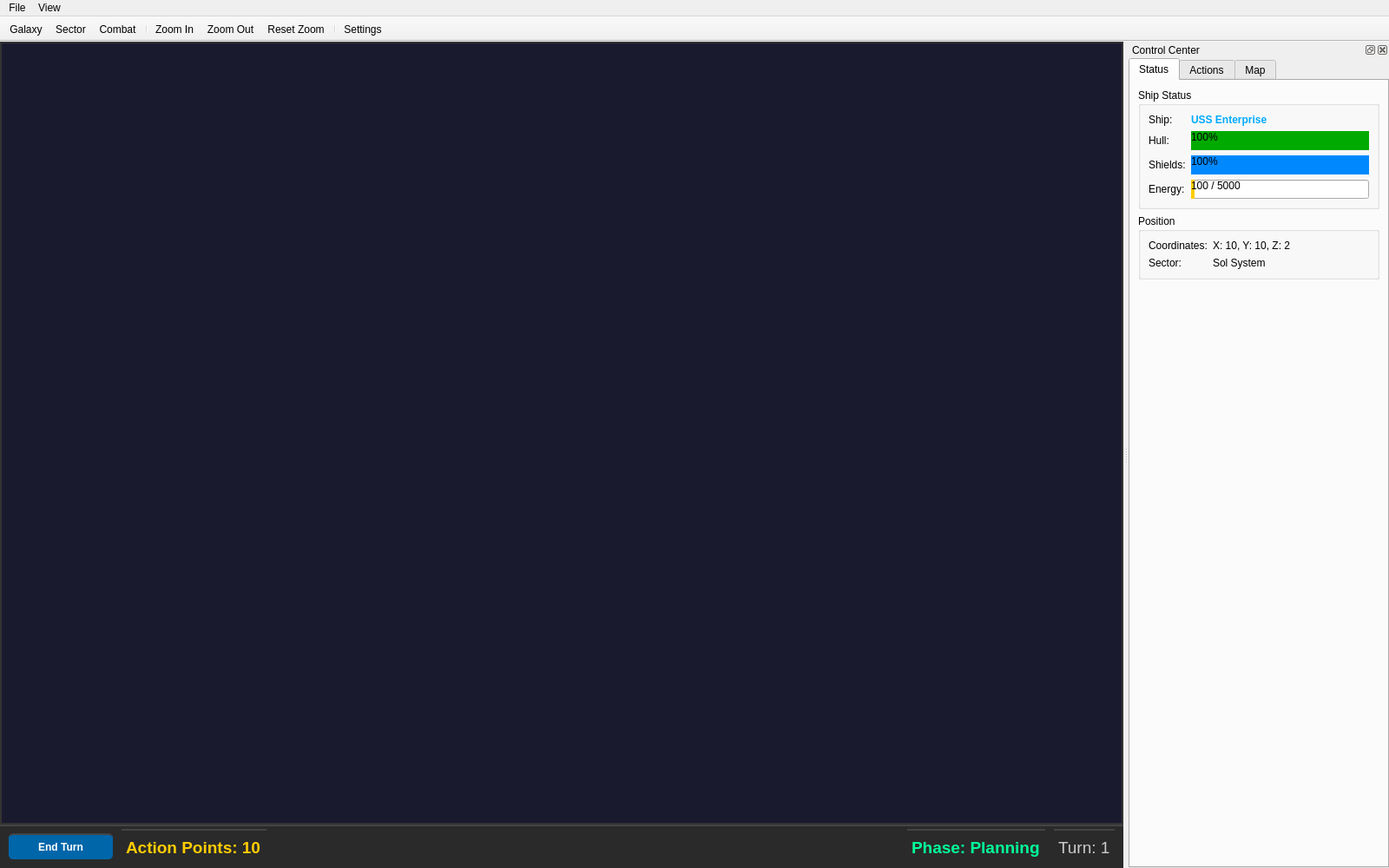
<?xml version="1.0" encoding="UTF-8"?>
<ui version="4.0">
 <class>MainWindow</class>
 <widget class="QMainWindow" name="MainWindow">
  <property name="geometry">
   <rect>
    <x>0</x>
    <y>0</y>
    <width>1600</width>
    <height>1000</height>
   </rect>
  </property>
  <property name="windowTitle">
   <string>Star Trek Retro Remake</string>
  </property>
  <!-- Central Widget: Main game view area -->
  <widget class="QWidget" name="centralwidget">
   <layout class="QVBoxLayout" name="centralLayout">
    <property name="spacing">
     <number>0</number>
    </property>
    <property name="leftMargin">
     <number>0</number>
    </property>
    <property name="topMargin">
     <number>0</number>
    </property>
    <property name="rightMargin">
     <number>0</number>
    </property>
    <property name="bottomMargin">
     <number>0</number>
    </property>
    <item>
     <!-- Main Game Surface Placeholder -->
     <widget class="QLabel" name="gameDisplay">
      <property name="minimumSize">
       <size>
        <width>800</width>
        <height>600</height>
       </size>
      </property>
      <property name="sizePolicy">
       <sizepolicy hsizetype="Expanding" vsizetype="Expanding">
        <horstretch>1</horstretch>
        <verstretch>1</verstretch>
       </sizepolicy>
      </property>
      <property name="text">
       <string/>
      </property>
      <property name="alignment">
       <set>Qt::AlignCenter</set>
      </property>
      <property name="styleSheet">
       <string notr="true">background-color: #1a1a2e; border: 2px solid #333;</string>
      </property>
     </widget>
    </item>
    <item>
     <!-- Bottom Turn Bar -->
     <widget class="QWidget" name="turnBar" native="true">
      <property name="minimumSize">
       <size>
        <width>0</width>
        <height>50</height>
       </size>
      </property>
      <property name="maximumSize">
       <size>
        <width>16777215</width>
        <height>50</height>
       </size>
      </property>
      <property name="styleSheet">
       <string notr="true">background-color: #2a2a2a; border-top: 2px solid #444;</string>
      </property>
      <layout class="QHBoxLayout" name="turnBarLayout">
       <property name="spacing">
        <number>10</number>
       </property>
       <property name="leftMargin">
        <number>10</number>
       </property>
       <property name="topMargin">
        <number>5</number>
       </property>
       <property name="rightMargin">
        <number>10</number>
       </property>
       <property name="bottomMargin">
        <number>5</number>
       </property>
       <item>
        <widget class="QPushButton" name="endTurnButton">
         <property name="text">
          <string>End Turn</string>
         </property>
         <property name="minimumSize">
          <size>
           <width>120</width>
           <height>30</height>
          </size>
         </property>
         <property name="styleSheet">
          <string notr="true">background-color: #0066aa; color: white; font-weight: bold; border-radius: 5px;</string>
         </property>
        </widget>
       </item>
       <item>
        <widget class="QLabel" name="actionPointsLabel">
         <property name="text">
          <string>Action Points: 10</string>
         </property>
         <property name="styleSheet">
          <string notr="true">color: #ffcc00; font-weight: bold; font-size: 14pt;</string>
         </property>
        </widget>
       </item>
       <item>
        <spacer name="turnBarSpacer">
         <property name="orientation">
          <enum>Qt::Horizontal</enum>
         </property>
         <property name="sizeHint" stdset="0">
          <size>
           <width>40</width>
           <height>20</height>
          </size>
         </property>
        </spacer>
       </item>
       <item>
        <widget class="QLabel" name="phaseLabel">
         <property name="text">
          <string>Phase: Planning</string>
         </property>
         <property name="styleSheet">
          <string notr="true">color: #00ff99; font-weight: bold; font-size: 14pt;</string>
         </property>
        </widget>
       </item>
       <item>
        <widget class="QLabel" name="turnNumberLabel">
         <property name="text">
          <string>Turn: 1</string>
         </property>
         <property name="styleSheet">
          <string notr="true">color: #cccccc; font-size: 14pt;</string>
         </property>
        </widget>
       </item>
      </layout>
     </widget>
    </item>
   </layout>
  </widget>
  <!-- Top Toolbar -->
  <widget class="QToolBar" name="mainToolBar">
   <property name="windowTitle">
    <string>Main Toolbar</string>
   </property>
   <property name="movable">
    <bool>false</bool>
   </property>
   <property name="iconSize">
    <size>
     <width>32</width>
     <height>32</height>
    </size>
   </property>
   <attribute name="toolBarArea">
    <enum>TopToolBarArea</enum>
   </attribute>
   <attribute name="toolBarBreak">
    <bool>false</bool>
   </attribute>
   <addaction name="actionGalaxyMode"/>
   <addaction name="actionSectorMode"/>
   <addaction name="actionCombatMode"/>
   <addaction name="separator"/>
   <addaction name="actionZoomIn"/>
   <addaction name="actionZoomOut"/>
   <addaction name="actionZoomReset"/>
   <addaction name="separator"/>
   <addaction name="actionSettings"/>
  </widget>
  <!-- Right Dock Widget -->
  <widget class="QDockWidget" name="rightDock">
   <property name="features">
    <set>QDockWidget::DockWidgetClosable|QDockWidget::DockWidgetMovable|QDockWidget::DockWidgetFloatable</set>
   </property>
   <property name="allowedAreas">
    <set>Qt::LeftDockWidgetArea|Qt::RightDockWidgetArea</set>
   </property>
   <property name="windowTitle">
    <string>Control Center</string>
   </property>
   <property name="minimumSize">
    <size>
     <width>300</width>
     <height>0</height>
    </size>
   </property>
   <attribute name="dockWidgetArea">
    <number>2</number>
   </attribute>
   <widget class="QWidget" name="dockWidgetContents">
    <layout class="QVBoxLayout" name="dockLayout">
     <property name="spacing">
      <number>0</number>
     </property>
     <property name="leftMargin">
      <number>0</number>
     </property>
     <property name="topMargin">
      <number>0</number>
     </property>
     <property name="rightMargin">
      <number>0</number>
     </property>
     <property name="bottomMargin">
      <number>0</number>
     </property>
     <item>
      <widget class="QTabWidget" name="controlTabWidget">
       <property name="currentIndex">
        <number>0</number>
       </property>
       <!-- Status Tab -->
       <widget class="QWidget" name="statusTab">
        <attribute name="title">
         <string>Status</string>
        </attribute>
        <layout class="QVBoxLayout" name="statusTabLayout">
         <item>
          <widget class="QGroupBox" name="shipStatusGroup">
           <property name="title">
            <string>Ship Status</string>
           </property>
           <layout class="QFormLayout" name="shipStatusFormLayout">
            <item row="0" column="0">
             <widget class="QLabel" name="shipNameLabelText">
              <property name="text">
               <string>Ship:</string>
              </property>
             </widget>
            </item>
            <item row="0" column="1">
             <widget class="QLabel" name="shipNameLabel">
              <property name="text">
               <string>USS Enterprise</string>
              </property>
              <property name="styleSheet">
               <string notr="true">font-weight: bold; color: #00aaff;</string>
              </property>
             </widget>
            </item>
            <item row="1" column="0">
             <widget class="QLabel" name="hullLabelText">
              <property name="text">
               <string>Hull:</string>
              </property>
             </widget>
            </item>
            <item row="1" column="1">
             <widget class="QProgressBar" name="hullProgressBar">
              <property name="value">
               <number>100</number>
              </property>
              <property name="textVisible">
               <bool>true</bool>
              </property>
              <property name="format">
               <string>%p%</string>
              </property>
              <property name="styleSheet">
               <string notr="true">QProgressBar::chunk { background-color: #00aa00; }</string>
              </property>
             </widget>
            </item>
            <item row="2" column="0">
             <widget class="QLabel" name="shieldsLabelText">
              <property name="text">
               <string>Shields:</string>
              </property>
             </widget>
            </item>
            <item row="2" column="1">
             <widget class="QProgressBar" name="shieldsProgressBar">
              <property name="value">
               <number>100</number>
              </property>
              <property name="textVisible">
               <bool>true</bool>
              </property>
              <property name="format">
               <string>%p%</string>
              </property>
              <property name="styleSheet">
               <string notr="true">QProgressBar::chunk { background-color: #0088ff; }</string>
              </property>
             </widget>
            </item>
            <item row="3" column="0">
             <widget class="QLabel" name="energyLabelText">
              <property name="text">
               <string>Energy:</string>
              </property>
             </widget>
            </item>
            <item row="3" column="1">
             <widget class="QProgressBar" name="energyProgressBar">
              <property name="value">
               <number>100</number>
              </property>
              <property name="maximum">
               <number>5000</number>
              </property>
              <property name="textVisible">
               <bool>true</bool>
              </property>
              <property name="format">
               <string>%v / %m</string>
              </property>
              <property name="styleSheet">
               <string notr="true">QProgressBar::chunk { background-color: #ffcc00; }</string>
              </property>
             </widget>
            </item>
           </layout>
          </widget>
         </item>
         <item>
          <widget class="QGroupBox" name="positionGroup">
           <property name="title">
            <string>Position</string>
           </property>
           <layout class="QFormLayout" name="positionFormLayout">
            <item row="0" column="0">
             <widget class="QLabel" name="coordinatesLabelText">
              <property name="text">
               <string>Coordinates:</string>
              </property>
             </widget>
            </item>
            <item row="0" column="1">
             <widget class="QLabel" name="coordinatesLabel">
              <property name="text">
               <string>X: 10, Y: 10, Z: 2</string>
              </property>
             </widget>
            </item>
            <item row="1" column="0">
             <widget class="QLabel" name="sectorLabelText">
              <property name="text">
               <string>Sector:</string>
              </property>
             </widget>
            </item>
            <item row="1" column="1">
             <widget class="QLabel" name="sectorLabel">
              <property name="text">
               <string>Sol System</string>
              </property>
             </widget>
            </item>
           </layout>
          </widget>
         </item>
         <item>
          <spacer name="statusTabSpacer">
           <property name="orientation">
            <enum>Qt::Vertical</enum>
           </property>
           <property name="sizeHint" stdset="0">
            <size>
             <width>20</width>
             <height>40</height>
            </size>
           </property>
          </spacer>
         </item>
        </layout>
       </widget>
       <!-- Actions Tab -->
       <widget class="QWidget" name="actionsTab">
        <attribute name="title">
         <string>Actions</string>
        </attribute>
        <layout class="QVBoxLayout" name="actionsTabLayout">
         <item>
          <widget class="QGroupBox" name="movementGroup">
           <property name="title">
            <string>Movement</string>
           </property>
           <layout class="QVBoxLayout" name="movementLayout">
            <item>
             <widget class="QPushButton" name="moveButton">
              <property name="text">
               <string>Move Ship</string>
              </property>
              <property name="minimumSize">
               <size>
                <width>0</width>
                <height>30</height>
               </size>
              </property>
             </widget>
            </item>
            <item>
             <widget class="QPushButton" name="rotateButton">
              <property name="text">
               <string>Rotate</string>
              </property>
              <property name="minimumSize">
               <size>
                <width>0</width>
                <height>30</height>
               </size>
              </property>
             </widget>
            </item>
           </layout>
          </widget>
         </item>
         <item>
          <widget class="QGroupBox" name="combatGroup">
           <property name="title">
            <string>Combat</string>
           </property>
           <layout class="QVBoxLayout" name="combatLayout">
            <item>
             <widget class="QPushButton" name="fireButton">
              <property name="text">
               <string>Fire Weapons</string>
              </property>
              <property name="minimumSize">
               <size>
                <width>0</width>
                <height>30</height>
               </size>
              </property>
             </widget>
            </item>
            <item>
             <widget class="QPushButton" name="scanButton">
              <property name="text">
               <string>Scan Target</string>
              </property>
              <property name="minimumSize">
               <size>
                <width>0</width>
                <height>30</height>
               </size>
              </property>
             </widget>
            </item>
            <item>
             <widget class="QPushButton" name="evasiveButton">
              <property name="text">
               <string>Evasive Maneuvers</string>
              </property>
              <property name="minimumSize">
               <size>
                <width>0</width>
                <height>30</height>
               </size>
              </property>
             </widget>
            </item>
           </layout>
          </widget>
         </item>
         <item>
          <widget class="QGroupBox" name="utilityGroup">
           <property name="title">
            <string>Utilities</string>
           </property>
           <layout class="QVBoxLayout" name="utilityLayout">
            <item>
             <widget class="QPushButton" name="dockButton">
              <property name="text">
               <string>Dock at Station</string>
              </property>
              <property name="minimumSize">
               <size>
                <width>0</width>
                <height>30</height>
               </size>
              </property>
             </widget>
            </item>
            <item>
             <widget class="QPushButton" name="hailButton">
              <property name="text">
               <string>Hail Ship</string>
              </property>
              <property name="minimumSize">
               <size>
                <width>0</width>
                <height>30</height>
               </size>
              </property>
             </widget>
            </item>
           </layout>
          </widget>
         </item>
         <item>
          <spacer name="actionsTabSpacer">
           <property name="orientation">
            <enum>Qt::Vertical</enum>
           </property>
           <property name="sizeHint" stdset="0">
            <size>
             <width>20</width>
             <height>40</height>
            </size>
           </property>
          </spacer>
         </item>
        </layout>
       </widget>
       <!-- Map Tab -->
       <widget class="QWidget" name="mapTab">
        <attribute name="title">
         <string>Map</string>
        </attribute>
        <layout class="QVBoxLayout" name="mapTabLayout">
         <item>
          <widget class="QLabel" name="minimapLabel">
           <property name="text">
            <string>Mini-Map</string>
           </property>
           <property name="alignment">
            <set>Qt::AlignCenter</set>
           </property>
           <property name="minimumSize">
            <size>
             <width>250</width>
             <height>250</height>
            </size>
           </property>
           <property name="styleSheet">
            <string notr="true">background-color: #1a1a2e; border: 2px solid #444; color: #888;</string>
           </property>
          </widget>
         </item>
         <item>
          <widget class="QGroupBox" name="legendGroup">
           <property name="title">
            <string>Legend</string>
           </property>
           <layout class="QVBoxLayout" name="legendLayout">
            <item>
             <widget class="QLabel" name="legendText">
              <property name="text">
               <string>&lt;html&gt;&lt;body&gt;
&lt;p&gt;&lt;span style='color:#00aaff;'&gt;■&lt;/span&gt; Player Ship&lt;/p&gt;
&lt;p&gt;&lt;span style='color:#ff0000;'&gt;■&lt;/span&gt; Enemy Ship&lt;/p&gt;
&lt;p&gt;&lt;span style='color:#ffaa00;'&gt;■&lt;/span&gt; Station&lt;/p&gt;
&lt;p&gt;&lt;span style='color:#888888;'&gt;■&lt;/span&gt; Asteroid&lt;/p&gt;
&lt;/body&gt;&lt;/html&gt;</string>
              </property>
              <property name="textFormat">
               <enum>Qt::RichText</enum>
              </property>
             </widget>
            </item>
           </layout>
          </widget>
         </item>
         <item>
          <spacer name="mapTabSpacer">
           <property name="orientation">
            <enum>Qt::Vertical</enum>
           </property>
           <property name="sizeHint" stdset="0">
            <size>
             <width>20</width>
             <height>40</height>
            </size>
           </property>
          </spacer>
         </item>
        </layout>
       </widget>
      </widget>
     </item>
    </layout>
   </widget>
  </widget>
  <!-- Menu Bar -->
  <widget class="QMenuBar" name="menuBar">
   <property name="geometry">
    <rect>
     <x>0</x>
     <y>0</y>
     <width>1600</width>
     <height>22</height>
    </rect>
   </property>
   <widget class="QMenu" name="menuFile">
    <property name="title">
     <string>File</string>
    </property>
    <addaction name="actionNewGame"/>
    <addaction name="actionSaveGame"/>
    <addaction name="actionLoadGame"/>
    <addaction name="separator"/>
    <addaction name="actionQuit"/>
   </widget>
   <widget class="QMenu" name="menuView">
    <property name="title">
     <string>View</string>
    </property>
    <addaction name="actionToggleRightDock"/>
   </widget>
   <addaction name="menuFile"/>
   <addaction name="menuView"/>
  </widget>
  <!-- Actions -->
  <action name="actionGalaxyMode">
   <property name="text">
    <string>Galaxy</string>
   </property>
   <property name="toolTip">
    <string>Switch to Galaxy Map Mode</string>
   </property>
  </action>
  <action name="actionSectorMode">
   <property name="text">
    <string>Sector</string>
   </property>
   <property name="toolTip">
    <string>Switch to Sector Map Mode</string>
   </property>
  </action>
  <action name="actionCombatMode">
   <property name="text">
    <string>Combat</string>
   </property>
   <property name="toolTip">
    <string>Switch to Combat Mode</string>
   </property>
  </action>
  <action name="actionZoomIn">
   <property name="text">
    <string>Zoom In</string>
   </property>
   <property name="toolTip">
    <string>Zoom in on the map</string>
   </property>
  </action>
  <action name="actionZoomOut">
   <property name="text">
    <string>Zoom Out</string>
   </property>
   <property name="toolTip">
    <string>Zoom out on the map</string>
   </property>
  </action>
  <action name="actionZoomReset">
   <property name="text">
    <string>Reset Zoom</string>
   </property>
   <property name="toolTip">
    <string>Reset zoom to 100%</string>
   </property>
  </action>
  <action name="actionSettings">
   <property name="text">
    <string>Settings</string>
   </property>
   <property name="toolTip">
    <string>Open Settings Dialog</string>
   </property>
  </action>
  <action name="actionNewGame">
   <property name="text">
    <string>New Game</string>
   </property>
  </action>
  <action name="actionSaveGame">
   <property name="text">
    <string>Save Game</string>
   </property>
  </action>
  <action name="actionLoadGame">
   <property name="text">
    <string>Load Game</string>
   </property>
  </action>
  <action name="actionQuit">
   <property name="text">
    <string>Quit</string>
   </property>
  </action>
  <action name="actionToggleRightDock">
   <property name="text">
    <string>Toggle Control Center</string>
   </property>
   <property name="checkable">
    <bool>true</bool>
   </property>
   <property name="checked">
    <bool>true</bool>
   </property>
  </action>
 </widget>
 <resources/>
 <connections>
  <connection>
   <sender>actionToggleRightDock</sender>
   <signal>toggled(bool)</signal>
   <receiver>rightDock</receiver>
   <slot>setVisible(bool)</slot>
  </connection>
 </connections>
</ui>
